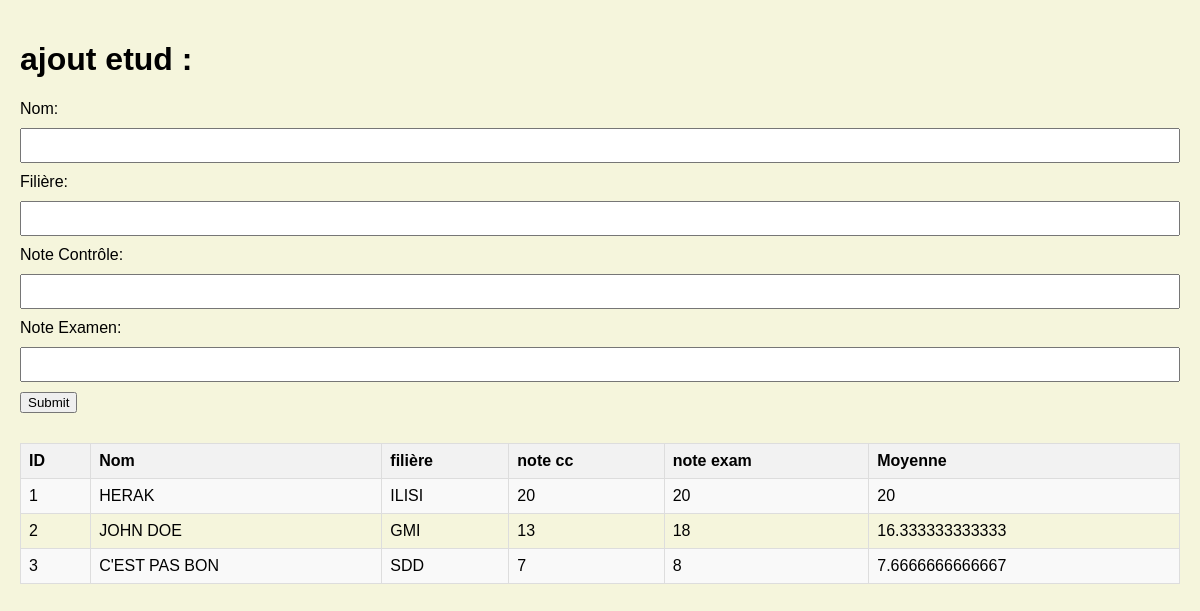
Screenshot of /insertion.php with the database file from the repository.
### tables this page shows
CREATE TABLE IF NOT EXISTS `etudiant` (
  `id` int NOT NULL AUTO_INCREMENT,
  `nom` varchar(40) NOT NULL,
  `filiere` varchar(40) NOT NULL,
  `controle` float NOT NULL,
  `examen` float NOT NULL,
  PRIMARY KEY (`id`)
);

### insertion.php (the view, shortened to what this page needs)
<?php
require("connect_DB.php");
$stmt = $bdd->query("SELECT * from etudiant");
$lignes = $stmt->fetchAll(PDO::FETCH_ASSOC);
?>
<!DOCTYPE html>
<html lang="en">
    <head>
        <link rel="stylesheet" href="style.css">
    </head>
    <body>
        <h1>ajout etud : </h1>
        <form action="insert_etud.php" method="post">
            <label for="nom">Nom:</label>
            <input type="text" id="nom" name="nom">
            <label for="filiere">Filière:</label>
            <input type="text" id="filiere" name="filiere">
            <label for="controle">Note Contrôle:</label>
            <input type="text" id="controle" name="controle">
            <label for="examen">Note Examen:</label>
            <input type="text" id="examen" name="examen">
            <input type="submit" value="Submit">
        </form>
        <table>
        <tr>
            <th>ID</th>
            <th>Nom</th>
            <th>filière</th>
            <th>note cc</th>
            <th>note exam</th>
            <th>Moyenne</th>
        </tr>
        <?php
            foreach ($lignes as $ligne)
            {
            $moy=($ligne['controle']+$ligne['examen']*2)/3;
            echo "<tr> <td>$ligne[id]</td> <td>$ligne[nom]</td><td>$ligne[filiere]</td><td>$ligne[controle]</td><td>$ligne[examen]</td><td>$moy</td></tr>" ;
            }
        ?>
        </table>
    </body>
</html>

### style.css (style rules this page uses)
body { background-color: beige; font-family: Arial, sans-serif; margin: 0; padding: 20px; }
form { margin-bottom: 30px; }
label { display: block; margin-bottom: 10px; }
input[type="text"], input[type="email"], button { padding: 8px; margin-bottom: 10px; width: 100%; box-sizing: border-box; }
table { width: 100%; border-collapse: collapse; margin-top: 20px; }
th, td { border: 1px solid #ddd; padding: 8px; text-align: left; }
th { background-color: #f2f2f2; }
tr:nth-child(even) { background-color: #f9f9f9; }

### rows the page displays
etudiant: id "1", nom "HERAK", filiere "ILISI", controle "20", examen "20"
etudiant: id "2", nom "JOHN DOE", filiere "GMI", controle "13", examen "18", moy "16.333333333333"
etudiant: id "3", nom "C'EST PAS BON", filiere "SDD", controle "7", examen "8", moy "7.6666666666667"
